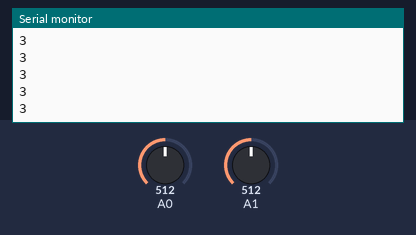
Bench run of a sketch on a simulated Arduino Uno, built with avr-gcc and run on an emulated ATmega328P. On the bench: the last lines printed to the serial monitor. Inputs (shaded band) come from the test bench; at power-on: A0 = 512, A1 = 512.

Above: at 1.2 s.
1.3 s: A0 set to 80
At 1.53 s:
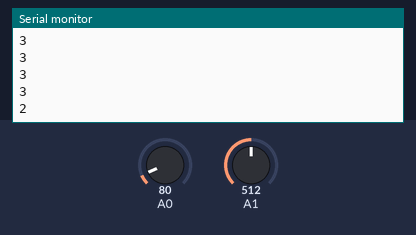
2.8 s: A1 set to 80
At 2.83 s:
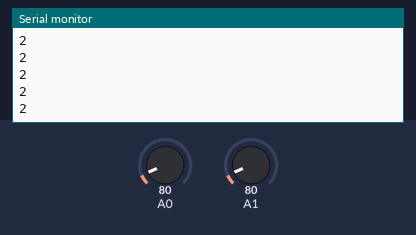
4.3 s: A0 set to 100
At 4.37 s:
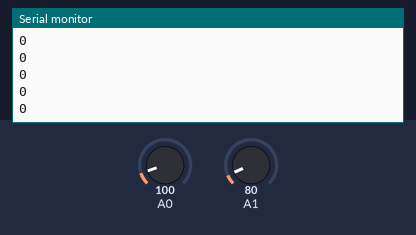
Timing chart, 0 to 7.3 s (numbered marks = the images above; inputs shaded):
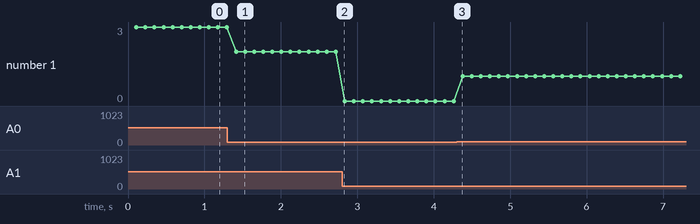

The sketch:

EMG__.ino
```cpp
void setup() {
  // put your setup code here, to run once:
  Serial.begin(9600);
}

void loop() {
  // put your main code here, to run repeatedly:
  int count1 = 0;
  int val1 = 0;
  int sum1 = 0;
  for(int d = 0; d < 50; d++){
    val1 = 0;
    sum1 = 0;
    for(int a = 0; a < 10; a++){
      val1 = analogRead(A0);
      sum1 = sum1 + val1;
    }
    float ave1 = sum1 * 0.1;
    if (ave1 > 90){
     count1++;
    }
  }
  int data1 = 0;
  if (count1 >= 20){ data1 = 1; }
  else{ data1 = 0; }
  // 오른쪽

  int count2 = 0;
  int val2 = 0;
  int sum2 = 0;
  for(int c = 0; c < 50; c++){
    val2 = 0;
    sum2 = 0;
    for(int b = 0; b < 10; b++){
      val2 = analogRead(A1);
      sum2 = sum2 + val2;
    }
    float ave2 = sum2 * 0.1;
    if (ave2 > 90){
     count2++;
    }
  }
  int data2 = 0;
  if (count2 >= 20){ data2 = 2; }
  else{ data2 = 0; }
   // 왼쪽

  Serial.println(data1 + data2);
  delay(10);
}
```

Measured:
- after the input at 1.3 s, the serial monitor: prints a new line after 0.11 s (image 1)
- plotted number 1: 3 → 2 after the input at 1.3 s, 2 → 0 after the input at 2.8 s, 0 → 1 after the input at 4.3 s
